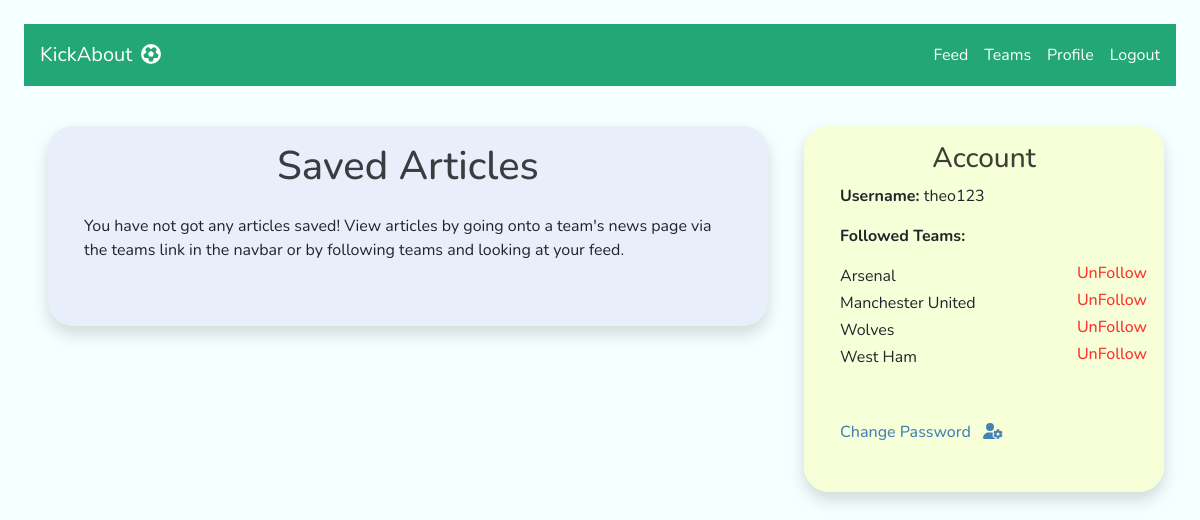
Page /accounts/profile/ (signed in) on the committed database.
### teams/models.py (models this page shows, shortened)
class Team(models.Model):
    name = models.CharField(max_length=200)
    api_id = models.IntegerField()

### users/views.py (the view)
# urls.py: path('profile/', views.profile, name="profile"),
def profile(request):
    if request.user.is_authenticated:
        args = {
            'user': request.user,
            'profile': Profile.objects.get(user=request.user)
        }
        return render(request, 'profile.html', args)
    else:
        return redirect("/teams/")

### users/templates/profile.html (shortened to what this page needs)
{% extends "base_logged_in.html" %}
{% block logged_in_head %}
{% load static %}
<link rel="stylesheet" href="{% static 'users/style.css' %}" type="text/css" />
{% endblock %}
{% block logged_in_content %}
<div class="row mt-3">
  <div class="col-8 px-4">
    <div class="card light-purple-card shadow pt-3 pb-5">
      <div class="row mb-3">
        <div class="col-12 d-flex justify-content-center">
          <h1 class="kickabout-grey">Saved Articles</h1>
        </div>
      </div>
      {% if profile.saved_news_items.all|length == 0 %}
      <div class="row">
        <div class="col-12 px-5">
          <p>
            You have not got any articles saved! View articles by going onto a team's news page
            via the teams link in the navbar or by following teams and looking at your feed.
          </p>
        </div>
      </div>
      {% endif %}
    </div>
  </div>
  <div class="col-4">
    <div class="card yellow-card shadow mb-3 pb-5 pt-3">
        <div class="row">
          <div class="col-12 d-flex justify-content-center">
            <h3 class="kickabout-grey">Account</h3>
          </div>
        </div>
        <div class="row">
          <div class="col-12 ps-5">
            <p><b>Username: </b>{{ user.username }}</p>
          </div>
        </div>
        <div class="row">
          <div class="col-12 ps-5">
            <p><b>Followed Teams:</b></p>
          </div>
        </div>
        {% for team in profile.teams.all %}
        <div class="row">
          <div class="col-8 ps-5">
            {{ team.name }}
          </div>
          <div class="col-4 d-flex justify-content-center">
            <a href="{% url 'unfollow_team' api_id=team.api_id %}" class="h6 unfollow-link">
              UnFollow
            </a>
          </div>
        </div>
        {% endfor %}
        <div class="row">
          <div class="col-12 ps-5 mt-5">
            <a href="{% url 'password_change' %}" class="h6 change-password-link">
              Change Password
              <i class="fas fa-user-cog ms-2"></i>
            </a>
          </div>
        </div>
      </div>
    </div>
  </div>
</div>
{% endblock %}

### static/base/style.css (style rules this page uses)
* { font-family: "Nunito", sans-serif; }
body { background-color: rgba(240, 255, 255, 0.6); }
.kickabout-grey { color: rgba(0, 0, 0, 0.75); }
.light-purple-card { border-radius: 25px; border: none; background-color: rgba(106, 90, 205, 0.1); }
.yellow-card { border-radius: 25px; border: none; background-color: rgba(255, 255, 0, 0.15); }
.unfollow-link { color: rgba(255, 0, 0, 0.8); text-decoration: none; }

### users/static/users/style.css (style rules this page uses)
.change-password-link { text-decoration: none; color: rgba(70, 130, 180, 1); }

### rows in the picture
Team: name "Arsenal"
Team: name "Manchester United"
Team: name "Wolves"
Team: name "West Ham"

### other values in the picture
{{ user.username }} "theo123"
